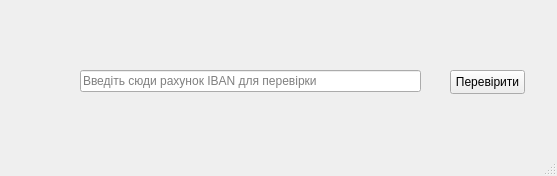
<?xml version="1.0" encoding="UTF-8"?>
<ui version="4.0">
 <class>IBAN</class>
 <widget class="QMainWindow" name="IBAN">
  <property name="geometry">
   <rect>
    <x>0</x>
    <y>0</y>
    <width>557</width>
    <height>176</height>
   </rect>
  </property>
  <property name="windowTitle">
   <string>IBAN</string>
  </property>
  <widget class="QWidget" name="centralwidget">
   <widget class="QLineEdit" name="lineEdit">
    <property name="geometry">
     <rect>
      <x>80</x>
      <y>70</y>
      <width>341</width>
      <height>22</height>
     </rect>
    </property>
    <property name="placeholderText">
     <string>Введіть сюди рахунок IBAN для перевірки</string>
    </property>
   </widget>
   <widget class="QPushButton" name="pushButton">
    <property name="geometry">
     <rect>
      <x>450</x>
      <y>70</y>
      <width>75</width>
      <height>24</height>
     </rect>
    </property>
    <property name="text">
     <string>Перевірити</string>
    </property>
   </widget>
   <widget class="QLabel" name="label">
    <property name="geometry">
     <rect>
      <x>80</x>
      <y>30</y>
      <width>441</width>
      <height>21</height>
     </rect>
    </property>
    <property name="text">
     <string/>
    </property>
   </widget>
  </widget>
  <widget class="QMenuBar" name="menubar">
   <property name="geometry">
    <rect>
     <x>0</x>
     <y>0</y>
     <width>557</width>
     <height>22</height>
    </rect>
   </property>
  </widget>
  <widget class="QStatusBar" name="statusbar"/>
 </widget>
 <resources/>
 <connections/>
</ui>
